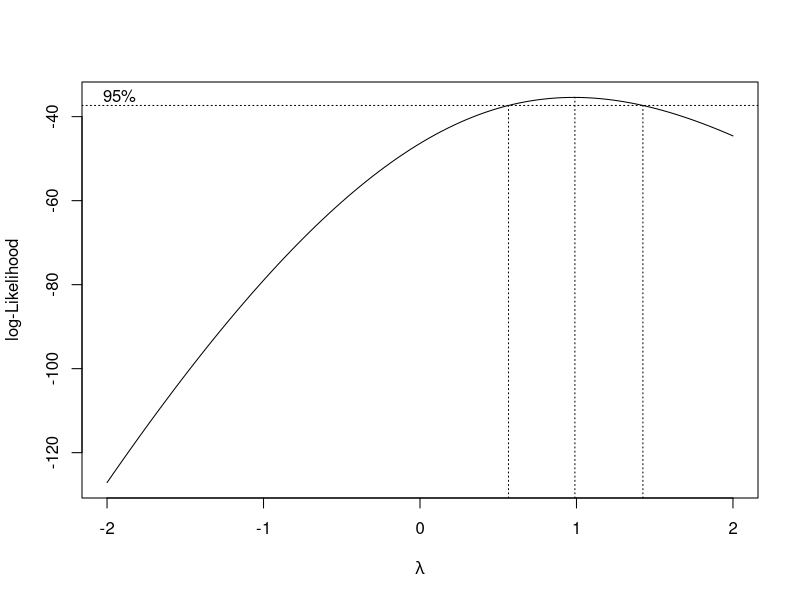

This chart was generated by the following R code:
library(tidyverse)
library(car)
library(emmeans)
library(MASS)

#Contrast coding in linear models#

mod_trt_coding <- lm(len ~ supp, data = ToothGrowth)
summary(mod_trt_coding)

mod_sum_coding <- 
  lm(len ~ supp, contrasts = list(supp = contr.sum), data = ToothGrowth)
summary(mod_sum_coding)


#Use emmeans to see marginal means#

mod_tooth <- lm(len ~ supp * dose, data = ToothGrowth)
EMM_tooth <- emmeans(mod_tooth, spec = "supp")
  

#Type I, II, III sum of squares#
ToothGrowth_reduced <- ToothGrowth[-c(1:3), ] %>% mutate(dose_factor = factor(dose))

#Type I ANOVA depends on order#
mod1 <- lm(len ~ dose_factor * supp, data = ToothGrowth_reduced)
mod2 <- lm(len ~ supp * dose_factor, data = ToothGrowth_reduced)
anova(mod1)
anova(mod2)

#Type III anova#
mod3 <- lm(len ~ dose_factor * supp, data = ToothGrowth_reduced, 
  contrasts = list(supp = contr.sum, dose_factor = contr.sum))
summary(mod3)
Anova(mod3, type = 3)
lht(mod3, hypothesis.matrix = rbind(c(0,0,0,1,0,0)))

#Multiple comparisons#
EMM_mod3 <- emmeans(mod3, spec = "dose_factor") 
pairs(EMM_mod3, adjust = 'tukey')
contrast(EMM_mod3, method = "pairwise", adjust = "tukey")

#Model diagnostics#
mod_diagnostic <- lm(len ~ dose * supp, data = ToothGrowth)
boxcox(mod_diagnostic)
quartz(w = 5, h = 5)
